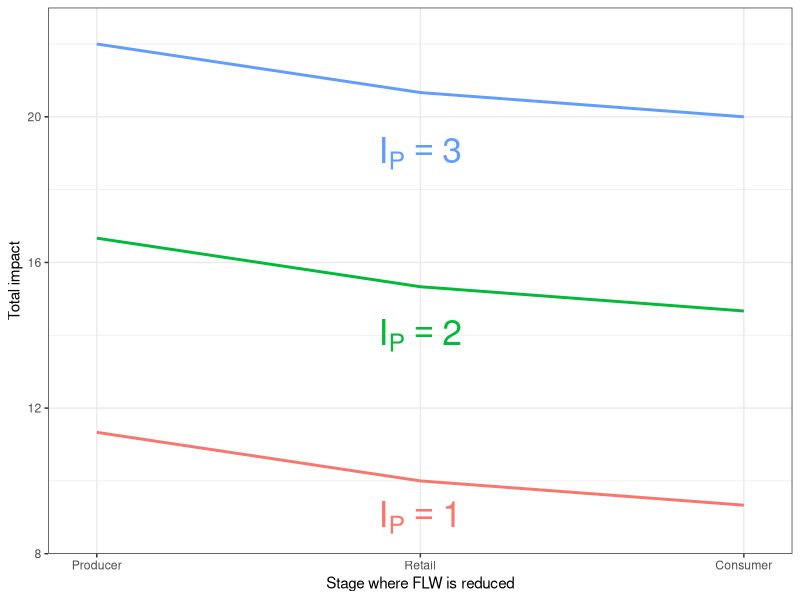
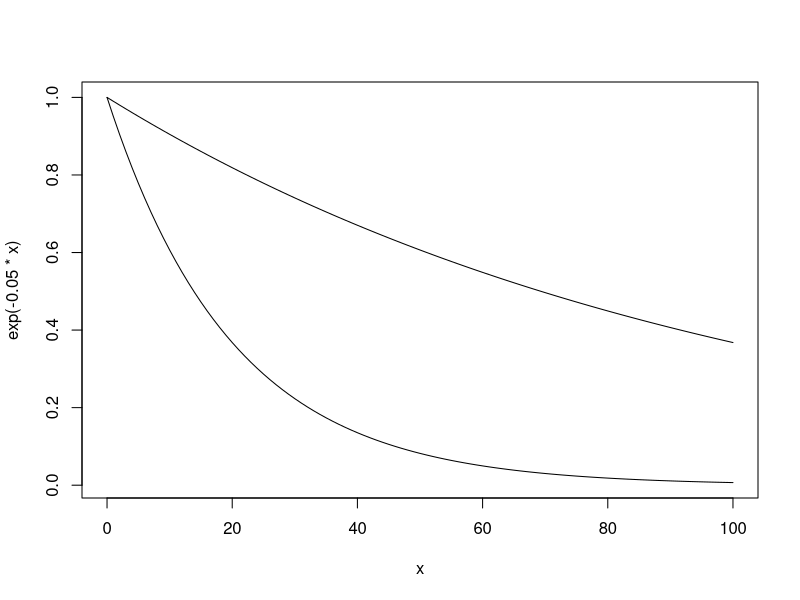
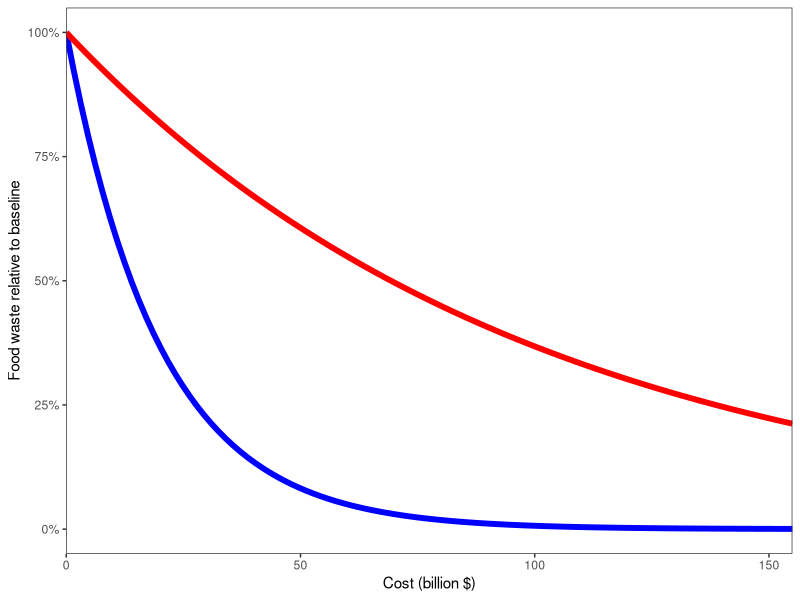
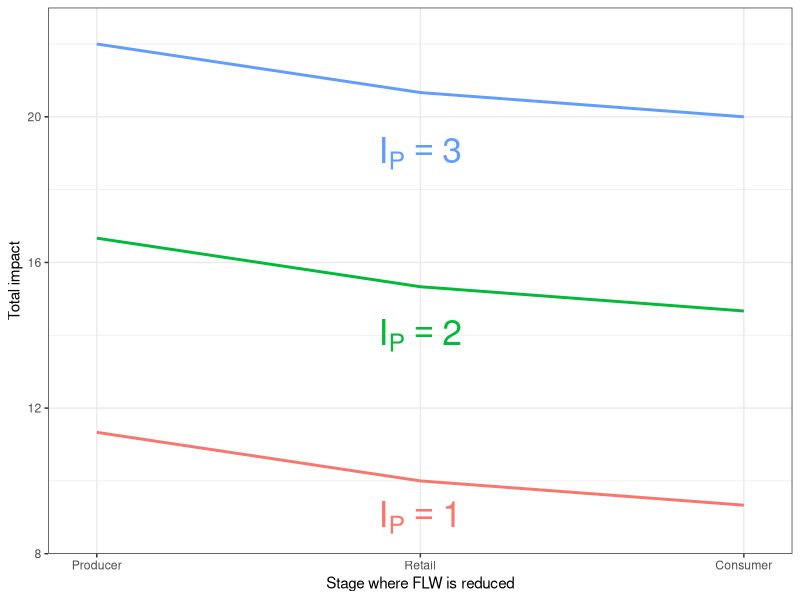
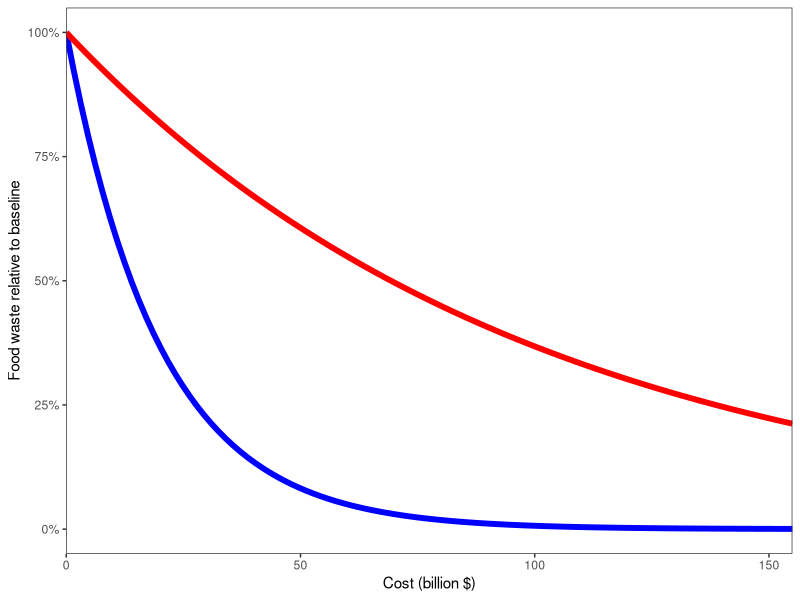

Here is the R script that generated these plots, in order:
# Plot equations to show reduction benefits

library(tidyverse)

final = 1
loss = c(0.5, 0.5, 0.5)
intensity = c(1, 1, 1)

calc_impacts <- function(final, loss, intensity) {
  weights = final * c(1/prod(1-loss[1:3]), 1/prod(1-loss[2:3]), 1/prod(1-loss[3]))
  impacts = intensity * weights
  sum(impacts)
}

calc_impacts(final,loss,intensity)
calc_impacts(final,c(0.25,0.5,0.5), intensity)
calc_impacts(final,c(0.5,0.25,0.5), intensity)
calc_impacts(final,c(0.5,0.5,0.25), intensity)

all_inputs <- expand.grid(final = 1, stage_to_reduce = 1:3, intensity_1 = 1:3, intensity_2 = 1:3, intensity_3 = 1:3)

all_inputs$total_impact <- apply(all_inputs, 1, function(x) {
  loss_x <- c(0.5, 0.5, 0.5)
  loss_x[x['stage_to_reduce']] <- 0.25
  calc_impacts(x['final'],  loss_x , x[c('intensity_1', 'intensity_2', 'intensity_3')])
  })

ggplot(all_inputs %>% filter(intensity_2 == 1, intensity_3 == 1), aes(x = factor(stage_to_reduce), y = total_impact, group = intensity_1, color = factor(intensity_1))) +
  geom_line(size = 1) +
  geom_text(data = data.frame(stage_to_reduce = c(2,2,2), total_impact = c(9, 14, 19), intensity_1 = c(1,2,3), lab = c('I[P] == 1', 'I[P] == 2', 'I[P] == 3')), aes(label = lab), parse = TRUE, size = 9) +
  theme_bw() +
  scale_x_discrete(name = 'Stage where FLW is reduced', labels = c('Producer', 'Retail', 'Consumer'), expand = c(0.05,0.05)) +
  scale_y_continuous(name = 'Total impact', limits = c(8, 23), expand = c(0,0)) +
  theme(legend.position = 'none')

ggsave('~/Dropbox/sesync/firstyear_talk/impact_plot_ip1.png', height = 4, width = 4, dpi = 300)

# Plot "diminishing returns" curve

curve(exp(-0.05*x), from = 0, to = 100)
curve(exp(-0.01*x), add = TRUE)

ggplot(data.frame(x = c(0, 100)), aes(x)) +
  stat_function(fun = function(x) exp(-0.05 * x), geom = 'line', size = 2, color = 'blue') +
  stat_function(fun = function(x) exp(-0.01 * x), geom = 'line', size = 2, color = 'red') +
  labs(x = 'Cost (billion $)', y = 'Food waste relative to baseline') +
  scale_y_continuous(labels = scales::percent) +
  scale_x_continuous(limits = c(0, 155), expand = c(0, 0)) +
  theme_bw() + theme(panel.grid = element_blank())

ggsave('~/Dropbox/sesync/firstyear_talk/cost_of_reduction_plot.png', height = 4, width = 4, dpi = 300)
